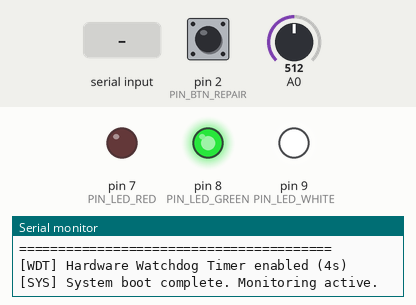
The sketch below on a simulated Arduino Uno, built with avr-gcc and run on an emulated ATmega328P. Shown: output pins drawn as LEDs (lit = HIGH), the last lines printed to the serial monitor. Dashed ring = blinking. Inputs (shaded band) come from the test bench; at power-on: A0 = 512, pin 2 (PIN_BTN_REPAIR) HIGH.

Above: at 1.3 s.
1.4 s: A0 set to 356
4.4 s: A0 set to 334
At 4.74 s:
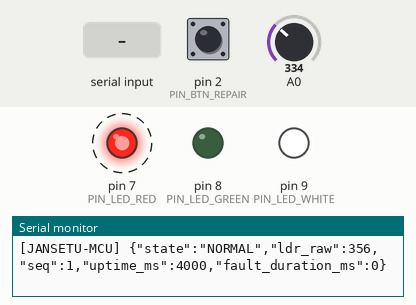
7.4 s: "REPAIR\n" received over Serial
At 7.99 s:
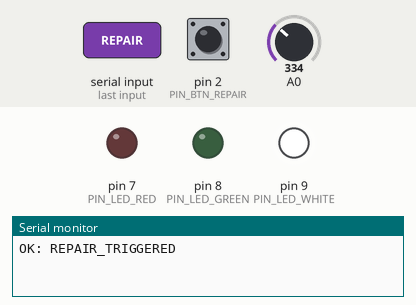
13.4 s: pin 2 (PIN_BTN_REPAIR) pulled LOW for 0.15 s
At 14.07 s:
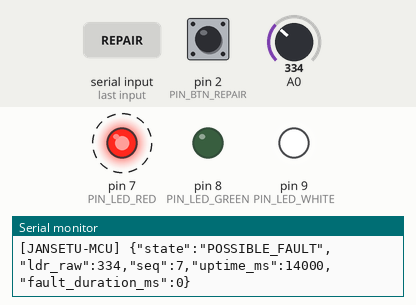
16.4 s: A0 set to 533
19.4 s: A0 set to 565
At 20.5 s:
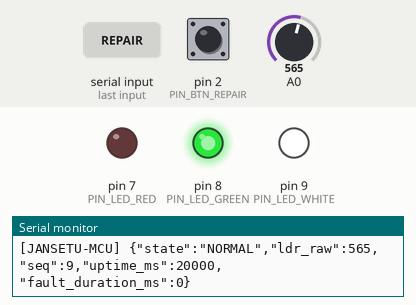
Timing chart, 0 to 22.3 s (numbered marks = the images above; inputs shaded):
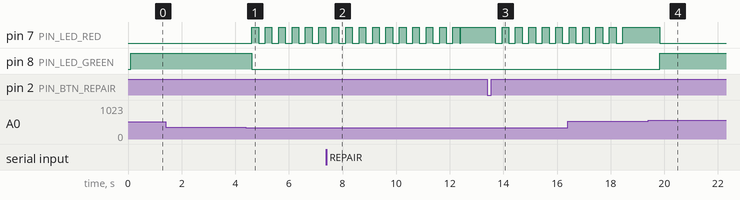

Measured:
- the behaviour switches between 350 and 349 on A0 (found by bisection; images 0 and 1)
- the behaviour switches between 550 and 551 on A0 (found by bisection; images 3 and 4)
- after the input at 4.4 s, pin 7 (PIN_LED_RED): alternates HIGH for 0.25 s and LOW for 0.25 s, starting after 0.22 s; pin 8 (PIN_LED_GREEN): HIGH → LOW after 0.22 s
- after the input at 13.4 s, pin 7 (PIN_LED_RED): alternates HIGH for 0.25 s and LOW for 0.25 s, starting after 0.30 s
- after the input at 19.4 s, pin 7 (PIN_LED_RED): HIGH → LOW after 0.43 s; pin 8 (PIN_LED_GREEN): LOW → HIGH after 0.43 s

The sketch:

sketch.ino
```cpp
/*
 * JanSetu Multiverse — Streetlight IoT Edge MCU Firmware
 * Target: Arduino UNO Q (Microcontroller MCU Core)
 *
 * Capabilities:
 * - 16-sample circular buffer rolling-average LDR sampling with hysteresis.
 * - Multi-stage Finite State Machine (NORMAL -> POSSIBLE_FAULT -> FAULT_CONFIRMED).
 * - Monotonic event sequence tracking (event_seq).
 * - Hardware debounced tactile repair simulation push button.
 * - Hardware Watchdog Timer (WDT) auto-recovery.
 * - RouterBridge RPC interface + USB Serial JSON telemetry.
 */

#include "pins.h"
#include "sensors.h"
#include "button.h"
#include "outputs.h"
#include "fsm.h"
#include "communication.h"

#if defined(__AVR__) || __has_include(<avr/wdt.h>)
#include <avr/wdt.h>
#define HAVE_WATCHDOG 1
#endif

void setup() {
#if defined(HAVE_WATCHDOG)
    // Clear watchdog reset flag on AVR to prevent reboot loops
    #if defined(MCUSR)
    MCUSR = 0;
    #endif
    wdt_disable();
#endif

    // Initialize serial communications for telemetry & debugging
    Serial.begin(115200);
    delay(100);

    Serial.println(F("========================================"));
    Serial.println(F(" JanSetu IoT Edge Node (Arduino UNO Q)  "));
    Serial.println(F(" Firmware v2.0 - Hardened FSM & RPC     "));
    Serial.println(F("========================================"));

    // Initialize hardware subsystems
    outputs_init();
    sensors_init();
    button_init();
    fsm_init();
    communication_init();

#if defined(HAVE_WATCHDOG)
    // Enable 4-second hardware watchdog timer
    wdt_enable(WDTO_4S);
    Serial.println(F("[WDT] Hardware Watchdog Timer enabled (4s)"));
#endif

    Serial.println(F("[SYS] System boot complete. Monitoring active."));
}

void loop() {
#if defined(HAVE_WATCHDOG)
    // Service/pet the hardware watchdog timer
    wdt_reset();
#endif

    unsigned long current_time_ms = millis();

    // 1. Update analog LDR rolling average & hysteresis
    sensors_update(current_time_ms);

    // 2. Sample debounced tactile repair button
    button_update(current_time_ms);

    // 3. Step Finite State Machine forward
    fsm_update(sensors_is_dark(), button_was_pressed(), current_time_ms);

    // 4. Update Red/Green/White indicator LEDs
    outputs_update_fsm_leds(fsm_get_state(), current_time_ms);

    // 5. Handle RouterBridge RPC & Serial telemetry commands
    communication_update(current_time_ms);
}
```

button.cpp
```cpp
#include "button.h"
#include "pins.h"

#ifdef ARDUINO
#include <Arduino.h>
#else
// Mock declarations for host testing
extern int mock_digital_read_btn;
static inline int digitalRead(uint8_t pin) { (void)pin; return mock_digital_read_btn; }
static inline void pinMode(uint8_t pin, uint8_t mode) { (void)pin; (void)mode; }
#define INPUT_PULLUP 2
#define LOW 0
#define HIGH 1
#endif

// Button is active LOW when configured with INPUT_PULLUP
static int s_last_reading = HIGH;
static int s_stable_state = HIGH;
static unsigned long s_last_debounce_time = 0;
static bool s_pressed_event = false;

void button_init(void) {
    pinMode(PIN_BTN_REPAIR, INPUT_PULLUP);
    s_last_reading = HIGH;
    s_stable_state = HIGH;
    s_last_debounce_time = 0;
    s_pressed_event = false;
}

void button_update(unsigned long current_time_ms) {
    int reading = digitalRead(PIN_BTN_REPAIR);

    if (reading != s_last_reading) {
        s_last_debounce_time = current_time_ms;
    }
    s_last_reading = reading;

    if ((current_time_ms - s_last_debounce_time) >= DEBOUNCE_DELAY_MS) {
        if (reading != s_stable_state) {
            s_stable_state = reading;
            // Active-LOW falling edge indicates button press
            if (s_stable_state == LOW) {
                s_pressed_event = true;
            }
        }
    }
}

bool button_was_pressed(void) {
    if (s_pressed_event) {
        s_pressed_event = false;
        return true;
    }
    return false;
}

void button_inject_press(void) {
    s_pressed_event = true;
}
```

button.h
```cpp
#ifndef JANSETU_BUTTON_H
#define JANSETU_BUTTON_H

#include <stdbool.h>

#ifdef __cplusplus
extern "C" {
#endif

/**
 * Configure tactile push button pin with internal pull-up.
 */
void button_init(void);

/**
 * Non-blocking debouncing sampler.
 *
 * @param current_time_ms Monotonic millisecond timestamp.
 */
void button_update(unsigned long current_time_ms);

/**
 * Edge detector query: returns true exactly once when button transitions
 * from released to pressed.
 */
bool button_was_pressed(void);

/**
 * Programmatically inject a simulated button press event (for RPC/testing).
 */
void button_inject_press(void);

#ifdef __cplusplus
}
#endif

#endif // JANSETU_BUTTON_H
```

communication.cpp
```cpp
#include "communication.h"
#include "fsm.h"
#include "pins.h"
#include "button.h"
#include <stdio.h>
#include <string.h>

#ifdef ARDUINO
#include <Arduino.h>

#if __has_include(<Arduino_RouterBridge.h>)
#include <Arduino_RouterBridge.h>
#define HAVE_ROUTER_BRIDGE 1
#endif

#else
// Mock declarations for host testing
#include <iostream>
#endif

static char s_json_buffer[256];
static unsigned long s_last_heartbeat_time = 0;

size_t communication_build_telemetry_json(char* buffer, size_t max_len, unsigned long current_time_ms) {
    TelemetryData t = fsm_get_telemetry(current_time_ms);

    int written = snprintf(
        buffer,
        max_len,
        "{\"state\":\"%s\",\"ldr_raw\":%u,\"seq\":%lu,\"uptime_ms\":%lu,\"fault_duration_ms\":%lu}",
        t.state_str,
        (unsigned int)t.ldr_raw,
        (unsigned long)t.seq,
        t.uptime_ms,
        t.fault_duration_ms
    );

    if (written < 0 || (size_t)written >= max_len) {
        return 0;
    }
    return (size_t)written;
}

const char* communication_get_telemetry_json(unsigned long current_time_ms) {
    communication_build_telemetry_json(s_json_buffer, sizeof(s_json_buffer), current_time_ms);
    return s_json_buffer;
}

#ifdef ARDUINO

#if defined(HAVE_ROUTER_BRIDGE)
// RouterBridge RPC Callbacks
static String rpc_get_status(void) {
    return String(fsm_get_state_str());
}

static String rpc_get_telemetry(void) {
    return String(communication_get_telemetry_json(millis()));
}

static bool rpc_simulate_repair(void) {
    button_inject_press();
    return true;
}
#endif

void communication_init(void) {
#if defined(HAVE_ROUTER_BRIDGE)
    Bridge.begin();
    // Expose legacy plain string getter for backward compatibility
    Bridge.provide("get_status", rpc_get_status);
    // Expose structured JSON telemetry RPC getter
    Bridge.provide("get_telemetry", rpc_get_telemetry);
    // Expose remote repair action
    Bridge.provide("simulate_repair", rpc_simulate_repair);
#endif
    s_last_heartbeat_time = 0;
}

void communication_update(unsigned long current_time_ms) {
    // Process incoming Serial commands
    if (Serial.available() > 0) {
        String cmd = Serial.readStringUntil('\n');
        cmd.trim();
        cmd.toUpperCase();

        if (cmd == "STATUS" || cmd == "GET_STATUS") {
            Serial.println(fsm_get_state_str());
        } else if (cmd == "TELEMETRY" || cmd == "GET" || cmd == "JSON") {
            Serial.println(communication_get_telemetry_json(current_time_ms));
        } else if (cmd == "REPAIR") {
            button_inject_press();
            Serial.println("OK: REPAIR_TRIGGERED");
        } else if (cmd == "RESET") {
            fsm_reset();
            Serial.println("OK: FSM_RESET");
        } else if (cmd.length() > 0) {
            Serial.println("{\"error\":\"UNKNOWN_COMMAND\",\"commands\":[\"STATUS\",\"TELEMETRY\",\"REPAIR\",\"RESET\"]}");
        }
    }

    // Periodic telemetry heartbeat broadcast over Serial
    if (current_time_ms - s_last_heartbeat_time >= TELEMETRY_HEARTBEAT_MS) {
        s_last_heartbeat_time = current_time_ms;
        Serial.print("[JANSETU-MCU] ");
        Serial.println(communication_get_telemetry_json(current_time_ms));
    }
}

#else

// Host test implementations
void communication_init(void) {
    s_last_heartbeat_time = 0;
}

void communication_update(unsigned long current_time_ms) {
    (void)current_time_ms;
}

#endif
```

communication.h
```cpp
#ifndef JANSETU_COMMUNICATION_H
#define JANSETU_COMMUNICATION_H

#include <stdint.h>
#include <stddef.h>

#ifdef __cplusplus
extern "C" {
#endif

/**
 * Initialize RouterBridge RPC handlers and Serial transport.
 */
void communication_init(void);

/**
 * Periodic communication task (processes Serial commands & heartbeat).
 *
 * @param current_time_ms Current monotonic millisecond timestamp.
 */
void communication_update(unsigned long current_time_ms);

/**
 * Formats structured telemetry JSON into provided buffer.
 * Schema: { state, ldr_raw, seq, uptime_ms, fault_duration_ms }
 *
 * @param buffer Output char buffer.
 * @param max_len Maximum length of buffer.
 * @param current_time_ms Monotonic millisecond timestamp.
 * @return Number of characters written.
 */
size_t communication_build_telemetry_json(char* buffer, size_t max_len, unsigned long current_time_ms);

/**
 * Direct C-string getter for structured telemetry payload.
 * Returns pointer to internal static buffer containing formatted JSON.
 */
const char* communication_get_telemetry_json(unsigned long current_time_ms);

#ifdef __cplusplus
}
#endif

#endif // JANSETU_COMMUNICATION_H
```

fsm.cpp
```cpp
#include "fsm.h"
#include "pins.h"
#include "sensors.h"

static FsmState s_state = STATE_NORMAL;
static uint32_t s_event_seq = 1;
static unsigned long s_fault_candidate_start_time = 0;
static unsigned long s_fault_confirmed_start_time = 0;

void fsm_init(void) {
    s_state = STATE_NORMAL;
    s_event_seq = 1;
    s_fault_candidate_start_time = 0;
    s_fault_confirmed_start_time = 0;
}

void fsm_reset(void) {
    fsm_init();
}

void fsm_update(bool is_dark, bool repair_pressed, unsigned long current_time_ms) {
    switch (s_state) {
        case STATE_NORMAL:
            // Streetlight failure candidate: darkness detected while light commanded ON
            if (is_dark) {
                s_state = STATE_POSSIBLE_FAULT;
                s_fault_candidate_start_time = current_time_ms;
                s_event_seq++;
            }
            break;

        case STATE_POSSIBLE_FAULT:
            // 1. Spurious trigger filter: Light restored before validation countdown expires
            // (e.g. car headlights passed, cloud cleared)
            if (!is_dark) {
                s_state = STATE_NORMAL;
                s_fault_candidate_start_time = 0;
                s_event_seq++;
            }
            // 2. Manual repair button aborts validation back to NORMAL
            else if (repair_pressed) {
                s_state = STATE_NORMAL;
                s_fault_candidate_start_time = 0;
                s_event_seq++;
            }
            // 3. Persistent darkness expired validation window -> Confirm persistent failure
            else if ((current_time_ms - s_fault_candidate_start_time) >= FAULT_VALIDATION_TIME_MS) {
                s_state = STATE_FAULT_CONFIRMED;
                s_fault_confirmed_start_time = current_time_ms;
                s_event_seq++;
            }
            break;

        case STATE_FAULT_CONFIRMED:
            // Recovery Condition A: Field technician presses tactile repair push button
            // Recovery Condition B: Physical daylight / ambient lighting restored
            if (repair_pressed || !is_dark) {
                s_state = STATE_NORMAL;
                s_fault_candidate_start_time = 0;
                s_fault_confirmed_start_time = 0;
                s_event_seq++;
            }
            break;

        default:
            s_state = STATE_NORMAL;
            break;
    }
}

FsmState fsm_get_state(void) {
    return s_state;
}

const char* fsm_get_state_str(void) {
    switch (s_state) {
        case STATE_NORMAL:
            return "NORMAL";
        case STATE_POSSIBLE_FAULT:
            return "POSSIBLE_FAULT";
        case STATE_FAULT_CONFIRMED:
            return "FAULT_CONFIRMED";
        default:
            return "UNKNOWN";
    }
}

uint32_t fsm_get_seq(void) {
    return s_event_seq;
}

unsigned long fsm_get_fault_duration_ms(unsigned long current_time_ms) {
    if (s_state == STATE_FAULT_CONFIRMED) {
        if (current_time_ms >= s_fault_confirmed_start_time) {
            return current_time_ms - s_fault_confirmed_start_time;
        }
        return 0;
    }
    return 0;
}

unsigned long fsm_get_countdown_remaining_ms(unsigned long current_time_ms) {
    if (s_state == STATE_POSSIBLE_FAULT) {
        unsigned long elapsed = current_time_ms - s_fault_candidate_start_time;
        if (elapsed < FAULT_VALIDATION_TIME_MS) {
            return FAULT_VALIDATION_TIME_MS - elapsed;
        }
    }
    return 0;
}

TelemetryData fsm_get_telemetry(unsigned long current_time_ms) {
    TelemetryData t;
    t.state = s_state;
    t.state_str = fsm_get_state_str();
    t.ldr_raw = sensors_get_raw_ldr();
    t.ldr_filtered = sensors_get_filtered_ldr();
    t.seq = s_event_seq;
    t.uptime_ms = current_time_ms;
    t.fault_duration_ms = fsm_get_fault_duration_ms(current_time_ms);
    t.validation_countdown_remaining_ms = fsm_get_countdown_remaining_ms(current_time_ms);
    return t;
}
```

fsm.h
```cpp
#ifndef JANSETU_FSM_H
#define JANSETU_FSM_H

#include <stdint.h>
#include <stdbool.h>

#ifdef __cplusplus
extern "C" {
#endif

typedef enum {
    STATE_NORMAL = 0,
    STATE_POSSIBLE_FAULT = 1,
    STATE_FAULT_CONFIRMED = 2
} FsmState;

typedef struct {
    FsmState state;
    const char* state_str;
    uint16_t ldr_raw;
    uint16_t ldr_filtered;
    uint32_t seq;
    unsigned long uptime_ms;
    unsigned long fault_duration_ms;
    unsigned long validation_countdown_remaining_ms;
} TelemetryData;

/**
 * Initialize Finite State Machine to initial STATE_NORMAL.
 */
void fsm_init(void);

/**
 * Step FSM logic forward given sensor and input event indicators.
 *
 * @param is_dark Whether the LDR currently registers darkness below threshold.
 * @param repair_pressed Whether the tactile repair push button was pressed.
 * @param current_time_ms Monotonic millisecond timestamp.
 */
void fsm_update(bool is_dark, bool repair_pressed, unsigned long current_time_ms);

/**
 * Get current discrete FSM state.
 */
FsmState fsm_get_state(void);

/**
 * Get current state string representation ("NORMAL", "POSSIBLE_FAULT", "FAULT_CONFIRMED").
 */
const char* fsm_get_state_str(void);

/**
 * Get monotonic event sequence counter. Increments on every state transition.
 */
uint32_t fsm_get_seq(void);

/**
 * Returns duration (ms) the device has spent in FAULT_CONFIRMED state.
 * Returns 0 if not currently in FAULT_CONFIRMED.
 */
unsigned long fsm_get_fault_duration_ms(unsigned long current_time_ms);

/**
 * Returns remaining milliseconds in the validation countdown window.
 * Returns 0 if not in POSSIBLE_FAULT state.
 */
unsigned long fsm_get_countdown_remaining_ms(unsigned long current_time_ms);

/**
 * Build consolidated telemetry snapshot.
 */
TelemetryData fsm_get_telemetry(unsigned long current_time_ms);

/**
 * Reset FSM to initial NORMAL state and reset sequence/timers.
 */
void fsm_reset(void);

#ifdef __cplusplus
}
#endif

#endif // JANSETU_FSM_H
```

outputs.cpp
```cpp
#include "outputs.h"
#include "pins.h"

#ifdef ARDUINO
#include <Arduino.h>
#else
// Mock declarations for host testing
extern uint8_t mock_digital_pins[14];
static inline void pinMode(uint8_t pin, uint8_t mode) { (void)pin; (void)mode; }
static inline void digitalWrite(uint8_t pin, uint8_t val) {
    if (pin < 14) mock_digital_pins[pin] = val;
}
#define OUTPUT 1
#define LOW 0
#define HIGH 1
#endif

static unsigned long s_last_blink_time = 0;
static bool s_blink_state = false;

void outputs_init(void) {
    pinMode(PIN_LED_WHITE, OUTPUT);
    pinMode(PIN_LED_GREEN, OUTPUT);
    pinMode(PIN_LED_RED, OUTPUT);

    // Initial state: Luminaire ON, Green ON, Red OFF
    digitalWrite(PIN_LED_WHITE, HIGH);
    digitalWrite(PIN_LED_GREEN, HIGH);
    digitalWrite(PIN_LED_RED, LOW);

    s_last_blink_time = 0;
    s_blink_state = false;
}

void outputs_set_white_led(bool on) {
    digitalWrite(PIN_LED_WHITE, on ? HIGH : LOW);
}

void outputs_set_green_led(bool on) {
    digitalWrite(PIN_LED_GREEN, on ? HIGH : LOW);
}

void outputs_set_red_led(bool on) {
    digitalWrite(PIN_LED_RED, on ? HIGH : LOW);
}

void outputs_update_fsm_leds(FsmState state, unsigned long current_time_ms) {
    // Streetlight Luminaire remains commanded ON
    digitalWrite(PIN_LED_WHITE, HIGH);

    switch (state) {
        case STATE_NORMAL:
            digitalWrite(PIN_LED_GREEN, HIGH);
            digitalWrite(PIN_LED_RED, LOW);
            s_blink_state = false;
            break;

        case STATE_POSSIBLE_FAULT:
            digitalWrite(PIN_LED_GREEN, LOW);
            if (current_time_ms - s_last_blink_time >= BLINK_INTERVAL_FAST_MS) {
                s_last_blink_time = current_time_ms;
                s_blink_state = !s_blink_state;
            }
            digitalWrite(PIN_LED_RED, s_blink_state ? HIGH : LOW);
            break;

        case STATE_FAULT_CONFIRMED:
            digitalWrite(PIN_LED_GREEN, LOW);
            digitalWrite(PIN_LED_RED, HIGH);
            s_blink_state = false;
            break;

        default:
            digitalWrite(PIN_LED_GREEN, LOW);
            digitalWrite(PIN_LED_RED, LOW);
            break;
    }
}
```

outputs.h
```cpp
#ifndef JANSETU_OUTPUTS_H
#define JANSETU_OUTPUTS_H

#include <stdbool.h>
#include "fsm.h"

#ifdef __cplusplus
extern "C" {
#endif

/**
 * Configure output pins for White, Green, and Red LEDs.
 */
void outputs_init(void);

/**
 * Directly control White LED (Streetlight Luminaire simulator).
 */
void outputs_set_white_led(bool on);

/**
 * Directly control Green LED (Normal status).
 */
void outputs_set_green_led(bool on);

/**
 * Directly control Red LED (Fault status).
 */
void outputs_set_red_led(bool on);

/**
 * Periodic LED state updater according to FSM state.
 * - NORMAL: White ON, Green ON, Red OFF.
 * - POSSIBLE_FAULT: White ON, Green OFF, Red BLINKING (250ms).
 * - FAULT_CONFIRMED: White ON, Green OFF, Red SOLID ON.
 *
 * @param state Current FSM state.
 * @param current_time_ms Current monotonic millisecond timestamp.
 */
void outputs_update_fsm_leds(FsmState state, unsigned long current_time_ms);

#ifdef __cplusplus
}
#endif

#endif // JANSETU_OUTPUTS_H
```

Source omitted: sensors.cpp (2249 bytes), sensors.h (1172 bytes), pins.h (2219 bytes)
